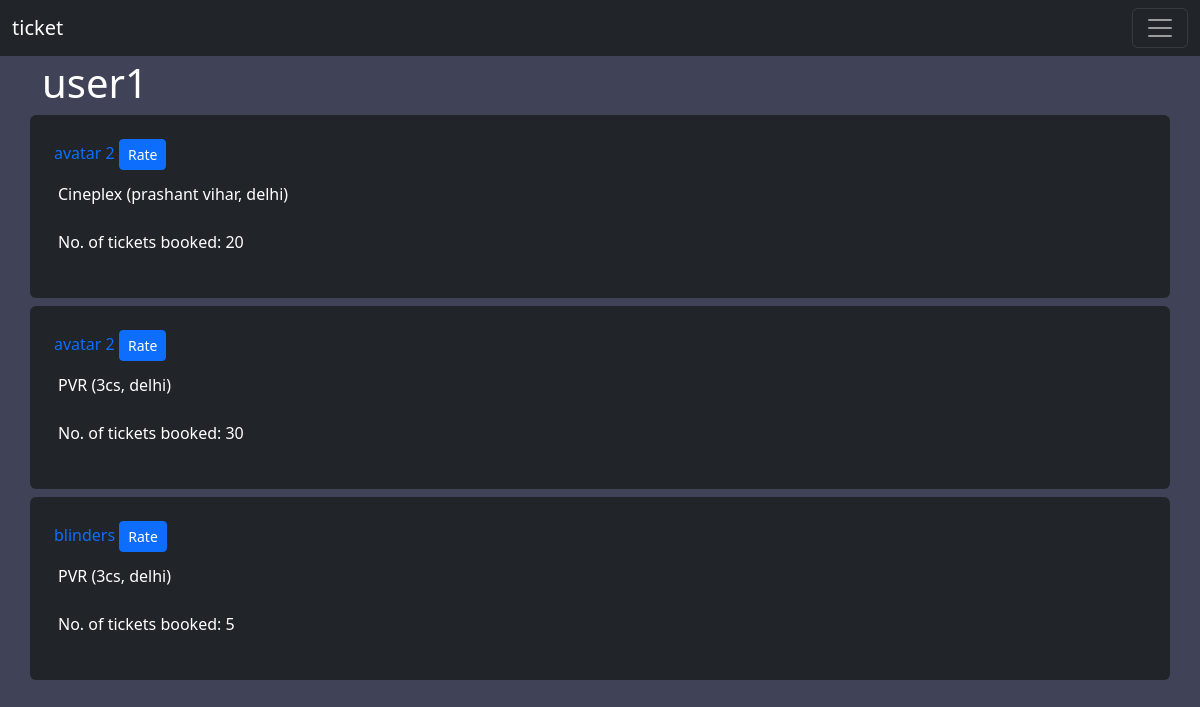
Screenshot of /user_bookings (signed in) with the database file from the repository.
### application/models.py (models this page shows)
class User(db.Model):
    __tablename__="user"
    user_email=db.Column(db.String,primary_key=True)
    user_password=db.Column(db.String , nullable=False)
    user_name=db.Column(db.String , nullable=False)
    user_tickets=db.relationship("Ticket")

class Show(db.Model):
    __tablename__="show"
    show_id=db.Column(db.Integer, primary_key=True,  autoincrement=True)
    show_name=db.Column(db.String, nullable=False)
    show_rating=db.Column(db.Numeric(1,1))
    show_price_per_ticket=db.Column(db.Integer)
    show_num_ratings=db.Column(db.Integer, default=0)
    show_total_rating=db.Column(db.Integer, default=0)

class Venue(db.Model):
    __tablename__="venue"
    venue_id=db.Column(	db.Integer, primary_key=True, autoincrement=True)
    venue_name=db.Column(db.String,  nullable=False)
    venue_location=db.Column(db.String,  nullable=False)
    venue_max_no_of_shows=db.Column(db.Integer,  nullable=False)
    venue_max_seats_per_show=db.Column(db.Integer,  nullable=False)
    venue_num_shows_added=db.Column(db.Integer, default=0)
    ven_shows=db.relationship("Show",secondary="show_in_venue",backref='show_vens')

class Ticket(db.Model):
    __tablename__="ticket"
    ticket_id=db.Column(db.Integer, primary_key=True,  autoincrement=True)
    user_email=db.Column(db.String, db.ForeignKey("user.user_email"), nullable=False)
    ticket_total_price=db.Column(db.Integer)
    ticket_num_tickets=db.Column(db.Integer)
    show_id=db.Column(db.Integer)
    venue_id=db.Column(db.Integer)

### application/controllers.py (the view)
@app.route('/user_bookings')
def user_bookings():
    global logged_user_id
    if not logged_user_id:
        return redirect(url_for("user_login"))
    user=User.query.get(logged_user_id)
    venues,shows=[],[]
    for i in user.user_tickets:
        venue,show=Venue.query.get(i.venue_id),Show.query.get(i.show_id)
        venues.append(venue)
        shows.append(show)
    venues,shows=set(venues),set(shows)
    print(venues,shows)
    return render_template("user_bookings.html",user=user, venues=venues, shows=shows)

### templates/user_bookings.html (shortened to what this page needs)
<!DOCTYPE html>
<html lang="en">
<head>
  <link href="https://cdn.jsdelivr.net/npm/bootstrap@5.3.0-alpha1/dist/css/bootstrap.min.css" rel="stylesheet"
>
  <link rel="stylesheet" href="https://cdn.jsdelivr.net/npm/bootstrap-icons@1.10.3/font/bootstrap-icons.css">
</head>
<body class="text-white">
  <nav class="navbar navbar-dark bg-dark fixed-top">
    <div class="container-fluid">
      <a class="navbar-brand" href="/">ticket</a>
      <button class="navbar-toggler" type="button" data-bs-toggle="offcanvas" data-bs-target="#offcanvasDarkNavbar"
        aria-controls="offcanvasDarkNavbar" aria-label="Toggle navigation">
        <span class="navbar-toggler-icon"></span>
      </button>
    </div>
  </nav>
  <div class="p-4">
    <div class="container" id="heading">
        <h1>{{user.user_name}}</h1>
    </div>
    {%for ticket in user.user_tickets%}
    <div class="container bg-dark rounded p-3 my-2">
        {%for venue in venues%}
            {%if venue.venue_id==ticket.venue_id%}
            {%for show in shows%}
                {%if show.show_id==ticket.show_id%}
                    <div class="p-2">
                      <div class="text-primary">
                        {{show.show_name}}
                        <a href="{{url_for('user_rating',show_id=show.show_id)}}" class="btn btn-sm btn-primary">Rate</a>
                      </div>
                       <p class="mt-2 p-1">{{venue.venue_name}} ({{venue.venue_location}})</p>
                       <p class="mt-2 p-1">No. of tickets booked: {{ticket.ticket_num_tickets}}</p>
                    </div>
                {%endif%}
            {%endfor%}
            {%endif%}
        {%endfor%}
    </div>
    {%endfor%}
  </div>
</body>
</html>

### templates/user_bookings.html (style rules this page uses)
body { background-color: #404258; }
#heading { margin-top: 3%; }

### rows the page displays
User: user_name "user1"
Ticket: ticket_num_tickets "20"
Venue: venue_name "Cineplex", venue_location "prashant vihar, delhi"
Show: show_name "avatar 2"
Ticket: ticket_num_tickets "30"
Venue: venue_name "PVR", venue_location "3cs, delhi"
Ticket: ticket_num_tickets "5"
Show: show_name "blinders"
